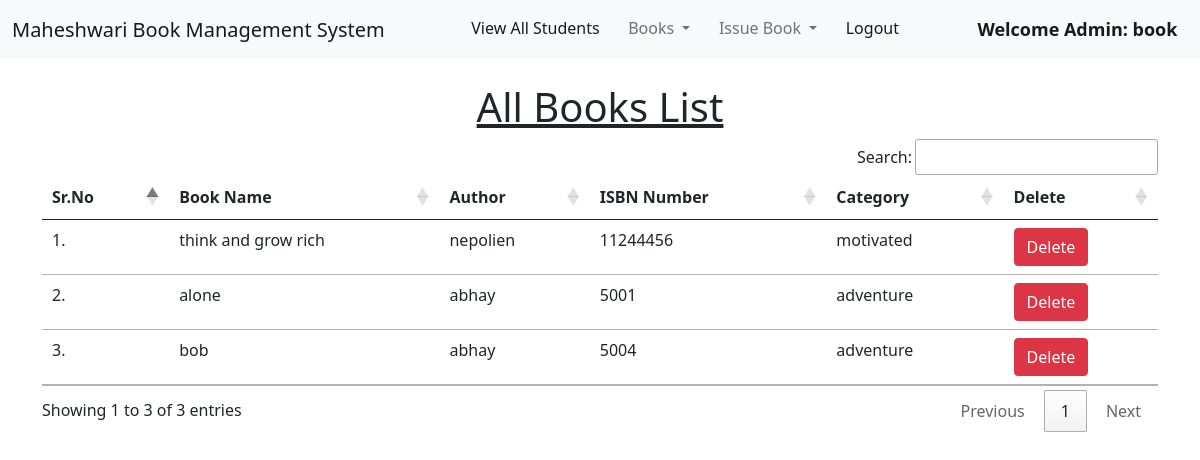
Page /view_books/ (signed in) on the committed database.
### library/models.py (models this page shows, shortened)
class Book(models.Model):
    name = models.CharField(max_length=200)
    author = models.CharField(max_length=200)
    isbn = models.PositiveIntegerField()
    category = models.CharField(max_length=50)

### library/views.py (the view)
# urls.py: path("view_books/", views.view_books, name="view_books"),
@login_required(login_url = '/admin_login')
def view_books(request):
    books = Book.objects.all()
    return render(request, "view_books.html", {'books':books})

### library/templates/view_books.html (shortened to what this page needs)
{% extends 'admin_navbar.html' %}
{% load static %}
{% block body %}
<div class="container mt-4">
    <h1 class="text-center"><u>All Books List</u></h1>
    <table class="table table-hover" id="example">
        <thead>
            <tr>
                <th>Sr.No</th>
                <th>Book Name</th>
                <th>Author</th>
                <th>ISBN Number</th>
                <th>Category</th>
                <th>Delete</th>
            </tr>
        </thead>
        <tbody>
            {% for book in books %}
            <tr>
                <td>{{forloop.counter}}.</td>
                <td>{{book.name}}</td>
                <td>{{book.author}}</td>
                <td>{{book.isbn}}</td>
                <td>{{book.category}}</td>
                <td><a href="/delete_book/{{book.id}}/" class="btn btn-danger" onclick="return confirm('Are you sure you want to delete this book?')">Delete</a></td>
            </tr>
            {% endfor %}
        </tbody>
    </table>
    </div>
{% endblock %}

### library/templates/admin_navbar.html (shortened to what this page needs)
<!doctype html>
<html lang="en">
  <head>
    <link href="https://cdn.jsdelivr.net/npm/bootstrap@5.1.0/dist/css/bootstrap.min.css" rel="stylesheet">
    <link rel="stylesheet" href="https://cdn.datatables.net/1.10.25/css/jquery.dataTables.min.css">
    <link rel="stylesheet" href="https://cdn.datatables.net/buttons/1.7.1/css/buttons.dataTables.min.css">
  </head>
  <body>
    <nav class="navbar navbar-expand-lg navbar-light bg-light">
        <div class="container-fluid">
          <a class="navbar-brand" href="#">Maheshwari Book Management System</a>
          <div class="collapse navbar-collapse" id="navbarSupportedContent">
            <ul class="navbar-nav me-auto mb-2 mb-lg-0">
              <li class="nav-item">
                <a class="nav-link active" aria-current="page" href="/view_students/">View All Students</a>
              </li>
              <li class="nav-item dropdown">
                <a class="nav-link dropdown-toggle" href="#" id="navbarDropdown" role="button" data-bs-toggle="dropdown" aria-expanded="false">
                  Books
                </a>
              </li>
              <li class="nav-item dropdown">
                <a class="nav-link dropdown-toggle" href="#" id="navbarDropdown" role="button" data-bs-toggle="dropdown" aria-expanded="false">
                  Issue Book
                </a>
              </li>
              <li class="nav-item">
                <a class="nav-link active" aria-current="page" href="/logout/">Logout</a>
              </li>
              <li class="nav-item">
                <a style="font-weight:600; font-family:'Segoe UI', Tahoma, Geneva, Verdana, sans-serif; font-size: large;" class="nav-link active" href="#">Welcome Admin: {{request.user}}</a>
              </li>
            </ul>
          </div>
        </div>
      </nav>
      {% block body %}
      {% endblock %}
  </body>
</html>

### rows in the picture
Book: name "think and grow rich", author "nepolien", isbn "11244456", category "motivated"
Book: name "alone", author "abhay", isbn "5001", category "adventure"
Book: name "bob", author "abhay", isbn "5004", category "adventure"

### other values in the picture
{{ request.user }} "book"
